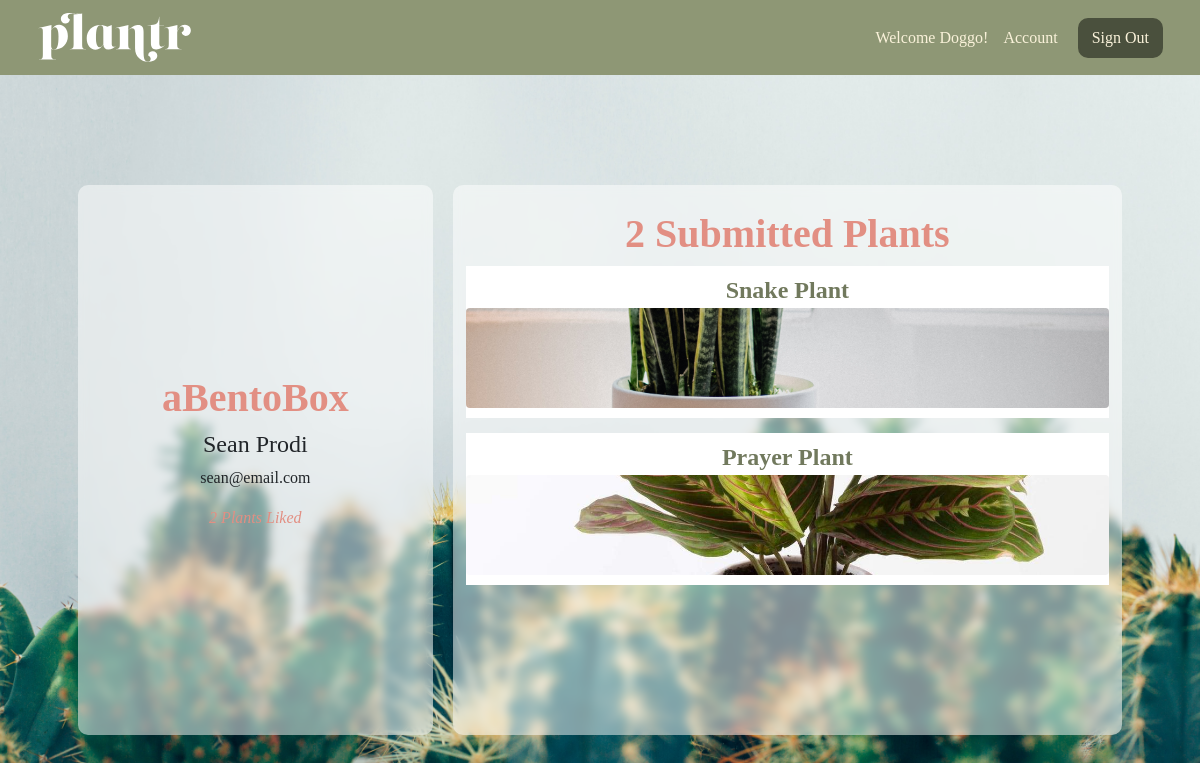
The app's page /plantr/users/1 (signed in) with its own data.
### login_app/models.py (models this page shows)
class User(models.Model):
   alias = models.CharField(max_length=50)
   fname = models.CharField(max_length=50)
   lname = models.CharField(max_length=50)
   email = models.CharField(max_length=50)
   password = models.CharField(max_length=50)
   created_at = models.DateTimeField(auto_now_add = True)
   updated_at = models.DateTimeField(auto_now = True)
   objects = UserManager()

### plantApp/models.py (models this page shows, shortened)
class Plant(models.Model):
   LEVELS = (
   (0, ''),
   (1, 'Easy'),
   (2, 'Medium'),
   (3, 'Hard'),
)
   poster = models.ForeignKey(User, related_name = "user_plants", on_delete = models.CASCADE)
   plantName = models.CharField(max_length=50)
   plantAlt = models.CharField(max_length=255, blank=True, default='')
   level = models.CharField(max_length=50)
   env = models.CharField(max_length=1, choices=LEVELS)
   desc = models.CharField(max_length=255)
   plantImg = models.ImageField(upload_to='plants/', null=True, blank=True, default='../static/default_plant.jpg')
   users_fav = models.ManyToManyField(User, related_name = 'fav_plants')
   objects = plantsManager()

### plantApp/views.py (the view)
# urls.py: path('users/<int:user_id>', views.userProfile),
def userProfile(request, user_id):
   if 'user_id' not in request.session:
        messages.error(request, "Must be logged in!")
        return redirect('/')
   user = User.objects.get(id = user_id)
   plant = Plant.objects.all()
   current_user = User.objects.get(id=request.session['user_id'])
   cu_posts = Plant.objects.filter(poster=user)
   context = {
      'current_user': current_user,
      'cu_posts': cu_posts,
      'user': user,
      'plant': plant,
   }
   return render(request, 'user.html', context)

### plantApp/templates/user.html (shortened to what this page needs)
<!DOCTYPE html>
<html lang="en">
<head>
   <link href="https://cdn.jsdelivr.net/npm/bootstrap@5.0.1/dist/css/bootstrap.min.css" rel="stylesheet">
   {% load static %}
   <link rel="stylesheet" href="{% static 'plantApp/static/css/profile.css' %}">
</head>
<body>
   <div id='container'>
      <nav class="navbar navbar-light">
         <div class="container-fluid">
            <a class="navbar-brand" href="/plantr">
               <img src="../../static/plantr-light.svg" alt="" width="155" height="55">
            </a>
            <form class="d-flex">
               <span class="navbar-text">
                  Welcome {{ current_user.alias }}! &nbsp;&nbsp;
                  <a href="{{current_user.id}}">Account</a>
               </span>
               <a href="/logout" class="btn btn-danger" role="button">
                  Sign Out
                </a>
             </form>
         </div>
       </nav>
      <div class="container-lg main">
         <div class="row">
            <div class="col-lg-4">
               <div class='info'>
                  <h1>{{ user.alias }}</h1>
                  <h4>{{ user.fname }} {{ user.lname }}</h4>
                  <p>{{ user.email }}</p>
                  <p class="liked">{{ user.fav_plants.count }} Plants Liked</p>
               </div>
            </div>
            <div class="col-lg overflow-auto">
               <h1>{{ user.user_plants.count }} Submitted Plants</h1>
               {% for plant in cu_posts %}
               <div class="row">
                  <div class='user_plants'>
                     <a href="/plantr/{{ plant.id }}">{{ plant.plantName }}</a>
                     {% if plant.plantImg %}
                        <a href="/plantr/{{ plant.id }}"><img src="{{ plant.plantImg.url }} " class="rounded mx-auto d-block" alt="..."></a>
                           {% else %}
                           <a href="/plantr/{{ plant.id }}"><img src="/static/default_plant.jpg" class="rounded mx-auto d-block" alt="..."></a>
                        {% endif %}
                  </div>
               </div>
               {% endfor %}
            </div>
         </div>
      </div>
   </div>
</body>
</html>

### plantApp/static/css/profile.css (style rules this page uses)
* { margin: 0; padding: 0; font-family:Georgia, 'Times New Roman', Times, serif; }
body { width: 100%; background: #8e9775; background: url("../../../static/plantr.jpeg") no-repeat center center fixed; background-size: cover; }
.container-lg.main { padding: 50px; margin-top: 50px; border-radius: 15px; }
.navbar-text a { color: #faf2da !important; text-decoration: none; }
.navbar.navbar-light { background-color: #8e9775; padding: 5px 25px; }
.navbar-light .navbar-text { color: #faf2da; font-weight: 100; }
.btn.btn-danger { background-color: #4a503d; color: #faf2da; border: 2px solid #4a503d; border-radius: 10px; margin-left: 20px; }
.col-lg-4 { background-color: rgba(255, 255, 255, 0.5); position: relative; height: 550px; margin: 10px; padding: 0px; display: flex; justify-content: center; align-items: center; overflow: hidden; border-radius: 10px; backdrop-filter: blur(5px); }
.col-lg { background-color: rgba(255, 255, 255, 0.5); position: relative; margin: 10px; padding: 25px; height: 550px; margin: 10px; justify-content: center; align-items: center; overflow: hidden; border-radius: 10px; backdrop-filter: blur(5px); text-align: center; }
.rounded.mx-auto.d-block { width: 100%; height: 100px; object-fit: cover; object-position: 50% 50%; transition: transform .5s; }
.user_plants { position:relative; top: 69%; left: 0; right: 0; padding: 6px 0 10px 0; margin-bottom: 15px; text-align: center; background-color: rgba(255, 255, 255, 1); }
.user_plants a { text-decoration: none; color: #71795d; font-weight: 800; font-size: 1.5em; }
h1 { color: #e28f83; font-weight: 800; }
.liked { color: #e28f83; font-style: italic; }
.info { text-align: center; }

### records on screen
User: alias "Doggo"
User: alias "aBentoBox", fname "Sean", lname "Prodi", email "sean@email.com", fav_plants.count "2", user_plants.count "2"
Plant: plantName "Snake Plant", plantImg (picture)
Plant: plantName "Prayer Plant", plantImg (picture)
